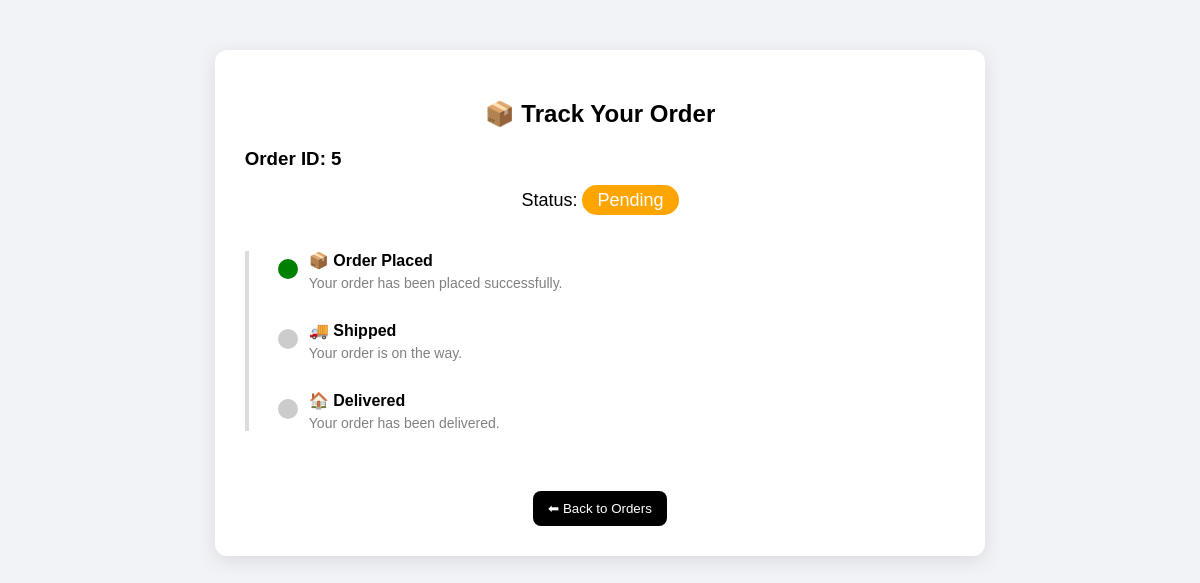
Before: /track/5/ (signed in) with the older database file.
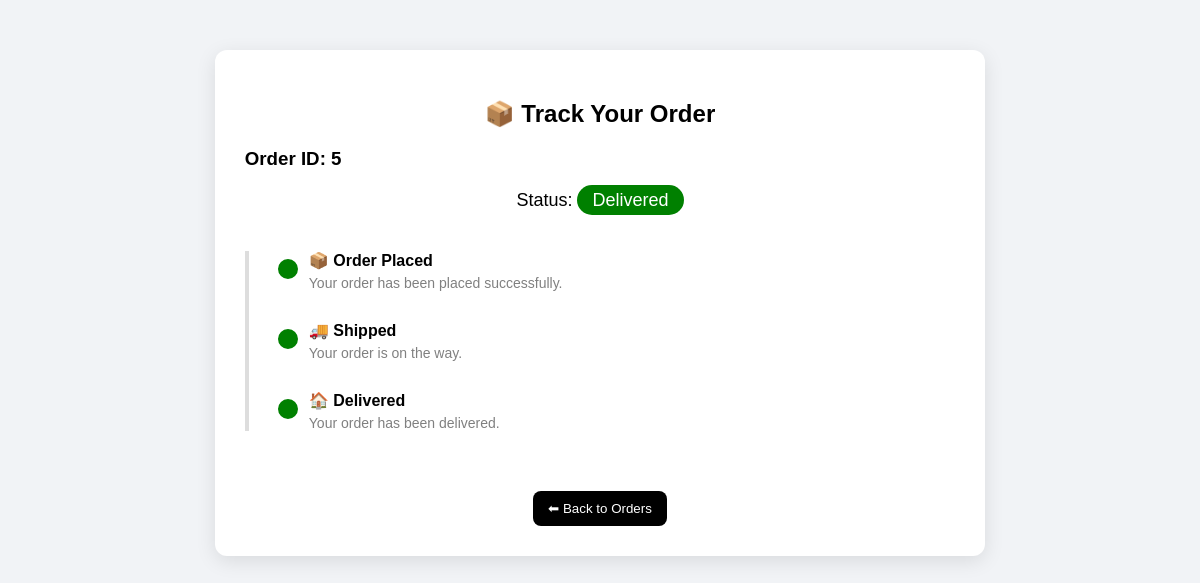
After: the same page with the newer database file.
### store/models.py (models this page shows, shortened)
class Order(models.Model):
    STATUS_CHOICES = [
        ('Pending', 'Pending'),
        ('Shipped', 'Shipped'),
        ('Delivered', 'Delivered'),
        ('Cancelled', 'Cancelled'),
        ('Completed', 'Completed'),
    ]
    user = models.ForeignKey(User, on_delete=models.CASCADE)
    address = models.TextField()
    payment_method = models.CharField(max_length=50)
    total_price = models.FloatField()
    status = models.CharField(max_length=20, choices=STATUS_CHOICES, default='Pending')
    created_at = models.DateTimeField(auto_now_add=True)

### store/views.py (the view)
# urls.py: path('track/<int:order_id>/', views.track_order, name='track_order'),
@login_required
def track_order(request, order_id):
    order = get_object_or_404(Order, id=order_id, user=request.user)
    progress = 0
    if order.status == "Pending":
        progress = 10
    elif order.status == "Shipped":
        progress = 60
    elif order.status == "Delivered":
        progress = 100
    return render(request, 'track.html', {'order': order, 'progress': progress})

### store/templates/track.html (shortened to what this page needs)
<!doctype html>
<html>
  <head>
  </head>
  <body>
    <div class="container">
      <h2>📦 Track Your Order</h2>
      <h3>Order ID: {{ order.id }}</h3>
      <div class="status-box">
        Status:
        <span class="{{ order.status }}">{{ order.status }}</span>
      </div>
      {% if order.status == "Cancelled" %}
      <div class="timeline">
        <div class="step cancelled">
          <h4>❌ Order Cancelled</h4>
          <p>Your order has been cancelled.</p>
        </div>
      </div>
      {% else %}
      <div class="timeline">
        <div
          class="step {% if order.status == 'Pending' or order.status == 'Shipped' or order.status == 'Delivered' %}active{% endif %}"
        >
          <h4>📦 Order Placed</h4>
          <p>Your order has been placed successfully.</p>
        </div>
        <div
          class="step {% if order.status == 'Shipped' or order.status == 'Delivered' %}active{% endif %}"
        >
          <h4>🚚 Shipped</h4>
          <p>Your order is on the way.</p>
        </div>
        <div class="step {% if order.status == 'Delivered' %}active{% endif %}">
          <h4>🏠 Delivered</h4>
          <p>Your order has been delivered.</p>
        </div>
      </div>
      {% endif %}
      <center>
        <a href="/orders/">
          <button>⬅ Back to Orders</button>
        </a>
      </center>
    </div>
  </body>
</html>

Changed rows visible on the page:
changed Order id 5: status "Pending" → "Delivered"
